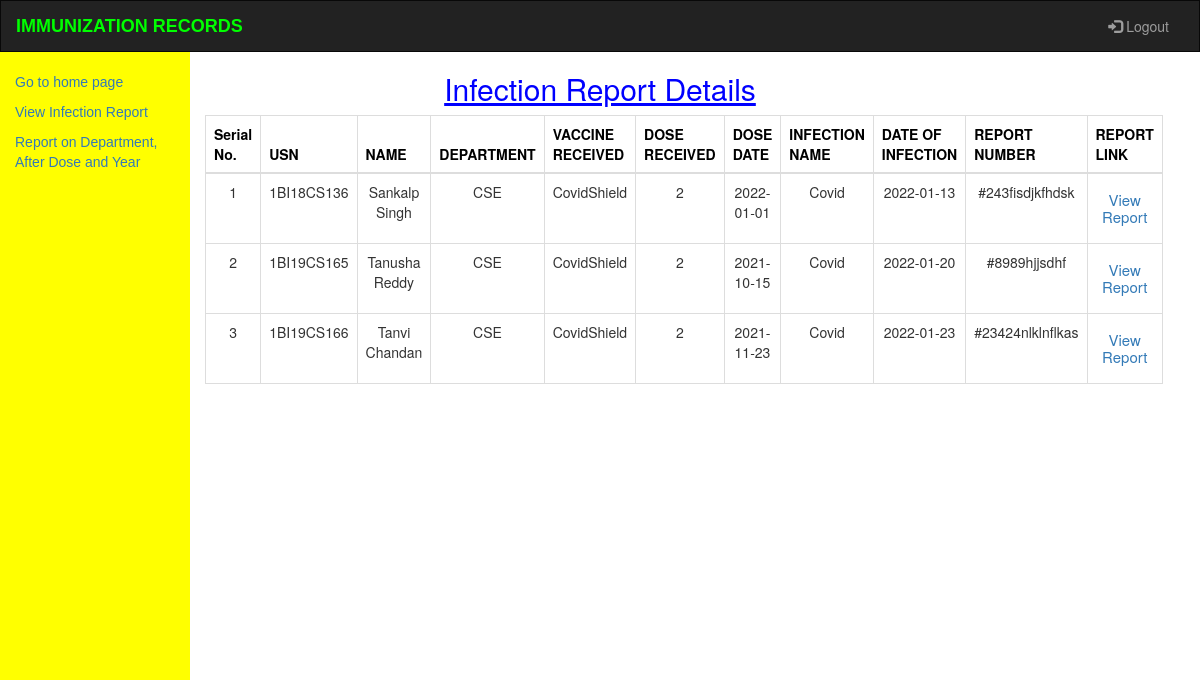
Page /miniproject/report2.php on the committed database.
### tables this page shows
CREATE TABLE `report` (
  `rusn` varchar(10) NOT NULL,
  `rname` varchar(40) NOT NULL,
  `rdept` varchar(40) NOT NULL,
  `ryear` year(4) DEFAULT NULL,
  `rvaccinactionname` varchar(40) DEFAULT NULL,
  `dose` varchar(40) NOT NULL,
  `dosedate` date DEFAULT NULL,
  `rCertificateNo` varchar(40) NOT NULL
);

CREATE TABLE `infection` (
  `usn` varchar(10) NOT NULL,
  `name` varchar(40) NOT NULL,
  `dept` varchar(10) NOT NULL,
  `year` year(4) NOT NULL,
  `iname` varchar(40) NOT NULL,
  `dose` varchar(10) NOT NULL,
  `idate` date NOT NULL,
  `rno` varchar(40) NOT NULL
);

### miniproject/report2.php (the view, shortened to what this page needs)
<!DOCTYPE html>
<html lang="en">
<head>
  <link rel="stylesheet" href="https://maxcdn.bootstrapcdn.com/bootstrap/3.4.0/css/bootstrap.min.css">
</head>
<body>
<nav class="navbar navbar-inverse">
  <div class="container-fluid">
    <div class="navbar-header">
      <a class="navbar-brand" style="color:#00ff00;font-family: Arial, Helvetica, sans-serif; font-weight: 900;">IMMUNIZATION RECORDS</a>
    </div>
    <div class="collapse navbar-collapse" id="myNavbar">
      <ul class="nav navbar-nav navbar-right">
        <li><a href="logout.php"><span class="glyphicon glyphicon-log-in"></span> Logout</a></li>
      </ul>
    </div>
  </div>
</nav>
  <div class="row content">
    <div class="col-sm-2 sidenav">
      <p><a href="admin2.php">Go to home page</a></p>
      <p  ><a href="report2.php">View Infection Report</a></p>
      <p><a href="itable.php">Report on Department, After Dose and Year</a></p>
    </div>
      <div class="col-sm-8 text-center">
      <h2 style="color:blue;text-decoration: underline;">Infection Report Details</h2>
      <table class="table table-bordered">
    <thead style="background-color:#ffffff;color: #000000;">
      <tr>
        <th>Serial No.</th>
        <th>USN</th>
        <th>NAME</th>
        <th>DEPARTMENT</th>
        <th>VACCINE RECEIVED</th>
        <th>DOSE RECEIVED </th>
        <th>DOSE DATE </th>
        <th>INFECTION NAME</th>
        <th>DATE OF INFECTION</th>
        <th>REPORT NUMBER</th>
        <th>REPORT LINK</th>
      </tr>
    </thead>
    <tbody>
    <?php
$db=mysqli_connect("localhost","root","","vaccinationdatabase");
$sql="SELECT * FROM report r JOIN infection i on r.rusn=i.usn and r.dose=i.dose";
$result=mysqli_query($db,$sql) or die("Bad query:");
    $no=1;
while($rows = mysqli_fetch_array($result)){
  ?>    <tr>
      <td><?php echo $no ;?></td>
      <td><?php echo $rows['usn'];     ?></td>
      <td><?php echo $rows['name'];   ?></td>
      <td><?php echo $rows['dept'];   ?></td>
      <td><?php echo $rows['rvaccinactionname'];   ?></td>
      <td><?php echo $rows['dose'];     ?></td>
      <td><?php echo $rows['dosedate'];   ?></td>
      <td><?php echo $rows['iname']   ?></td>
      <td><?php echo $rows['idate']   ?></td>
      <td><?php echo $rows['rno']   ?></td>
      <td><html><p><h4 style="font-size: 15px; text-decoration:color: blue"> <p><a href="<?php echo $rows['reportlink']   ?>" target="_blank">View Report</a></p></h4> </p></html></td>
  </tr>
 <?php
 $no++; }
?>
    </tbody>
</table>
  </div>
</div>
</body>
</html>

### miniproject/report2.php (style rules this page uses)
.navbar { margin-bottom: 0; border-radius: 0; }
.row.content { height: 600px; }
.sidenav { padding:20px 20px 40px 30px; background-color: #ffff00; color: #000000; font-family: Impact, Charcoal, sans-serif,monospace; height: 200%; font-weight: italic; }

### rows in the picture
report: infection.usn "1BI18CS136", infection.name "Sankalp Singh", infection.dept "CSE", rvaccinactionname "CovidShield", infection.dose "2", dosedate "2022-01-01", infection.iname "Covid", infection.idate "2022-01-13", infection.rno "#243fisdjkfhdsk"
report: infection.usn "1BI19CS165", infection.name "Tanusha Reddy", infection.dept "CSE", rvaccinactionname "CovidShield", infection.dose "2", dosedate "2021-10-15", infection.iname "Covid", infection.idate "2022-01-20", infection.rno "#8989hjjsdhf"
report: infection.usn "1BI19CS166", infection.name "Tanvi Chandan", infection.dept "CSE", rvaccinactionname "CovidShield", infection.dose "2", dosedate "2021-11-23", infection.iname "Covid", infection.idate "2022-01-23", infection.rno "#23424nlklnflkas"
